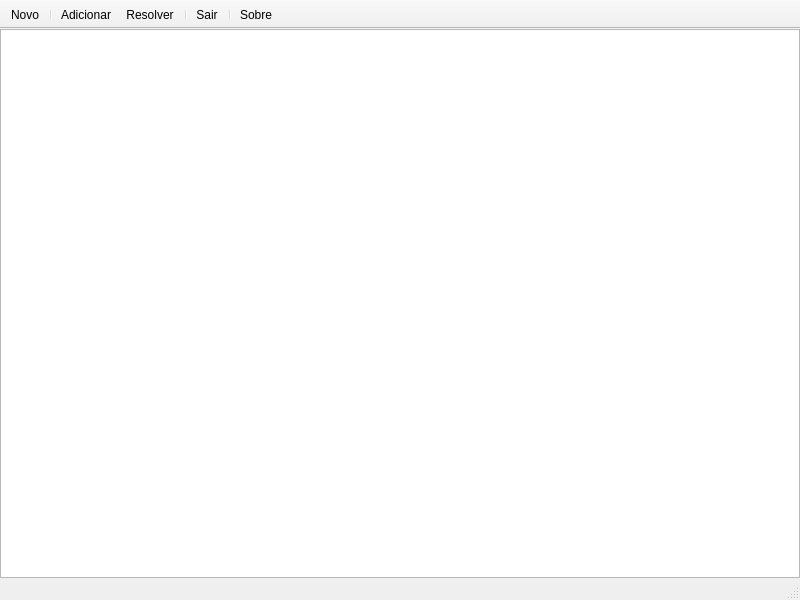
<?xml version="1.0" encoding="UTF-8"?>
<ui version="4.0">
 <class>MainWindow</class>
 <widget class="QMainWindow" name="MainWindow">
  <property name="geometry">
   <rect>
    <x>0</x>
    <y>0</y>
    <width>800</width>
    <height>600</height>
   </rect>
  </property>
  <property name="minimumSize">
   <size>
    <width>800</width>
    <height>600</height>
   </size>
  </property>
  <property name="windowTitle">
   <string>Pontos mais próximos - D&amp;C</string>
  </property>
  <widget class="QWidget" name="centralWidget">
   <layout class="QVBoxLayout" name="verticalLayout">
    <property name="spacing">
     <number>0</number>
    </property>
    <property name="leftMargin">
     <number>0</number>
    </property>
    <property name="topMargin">
     <number>0</number>
    </property>
    <property name="rightMargin">
     <number>0</number>
    </property>
    <property name="bottomMargin">
     <number>0</number>
    </property>
    <item>
     <widget class="QxdGraphicsView" name="graphicsView"/>
    </item>
   </layout>
  </widget>
  <widget class="QToolBar" name="mainToolBar">
   <property name="movable">
    <bool>false</bool>
   </property>
   <property name="toolButtonStyle">
    <enum>Qt::ToolButtonTextUnderIcon</enum>
   </property>
   <property name="floatable">
    <bool>false</bool>
   </property>
   <attribute name="toolBarArea">
    <enum>TopToolBarArea</enum>
   </attribute>
   <attribute name="toolBarBreak">
    <bool>false</bool>
   </attribute>
   <addaction name="actionNew"/>
   <addaction name="separator"/>
   <addaction name="actionAdd"/>
   <addaction name="actionSolve"/>
   <addaction name="separator"/>
   <addaction name="actionQuit"/>
   <addaction name="separator"/>
   <addaction name="actionAbout"/>
  </widget>
  <widget class="QStatusBar" name="statusBar"/>
  <action name="actionNew">
   <property name="icon">
    <iconset theme="document-new">
     <normaloff>.</normaloff>.</iconset>
   </property>
   <property name="text">
    <string>&amp;Novo</string>
   </property>
   <property name="toolTip">
    <string>Limpar a tela e começar novamente.</string>
   </property>
   <property name="shortcut">
    <string>Ctrl+N</string>
   </property>
  </action>
  <action name="actionQuit">
   <property name="icon">
    <iconset theme="application-exit">
     <normaloff>.</normaloff>.</iconset>
   </property>
   <property name="text">
    <string>&amp;Sair</string>
   </property>
   <property name="toolTip">
    <string>Sair da aplicação.</string>
   </property>
   <property name="shortcut">
    <string>Ctrl+Q</string>
   </property>
  </action>
  <action name="actionSolve">
   <property name="icon">
    <iconset theme="edit-find">
     <normaloff>.</normaloff>.</iconset>
   </property>
   <property name="text">
    <string>&amp;Resolver</string>
   </property>
   <property name="toolTip">
    <string>Destacar os dois pontos mais próximos.</string>
   </property>
   <property name="shortcut">
    <string>F5</string>
   </property>
  </action>
  <action name="actionAdd">
   <property name="checkable">
    <bool>true</bool>
   </property>
   <property name="icon">
    <iconset theme="list-add">
     <normaloff>.</normaloff>.</iconset>
   </property>
   <property name="text">
    <string>&amp;Adicionar</string>
   </property>
   <property name="toolTip">
    <string>Adicionar um novo ponto a cada clique.</string>
   </property>
   <property name="shortcut">
    <string>F2</string>
   </property>
  </action>
  <action name="actionAbout">
   <property name="icon">
    <iconset theme="help-about"/>
   </property>
   <property name="text">
    <string>Sobre</string>
   </property>
   <property name="toolTip">
    <string>Sobre esta implementação.</string>
   </property>
   <property name="shortcut">
    <string>F1</string>
   </property>
  </action>
 </widget>
 <layoutdefault spacing="6" margin="11"/>
 <customwidgets>
  <customwidget>
   <class>QxdGraphicsView</class>
   <extends>QGraphicsView</extends>
   <header>qxdgraphicsview.hpp</header>
  </customwidget>
 </customwidgets>
 <resources/>
 <connections>
  <connection>
   <sender>actionQuit</sender>
   <signal>triggered()</signal>
   <receiver>MainWindow</receiver>
   <slot>close()</slot>
   <hints>
    <hint type="sourcelabel">
     <x>-1</x>
     <y>-1</y>
    </hint>
    <hint type="destinationlabel">
     <x>399</x>
     <y>299</y>
    </hint>
   </hints>
  </connection>
 </connections>
</ui>
